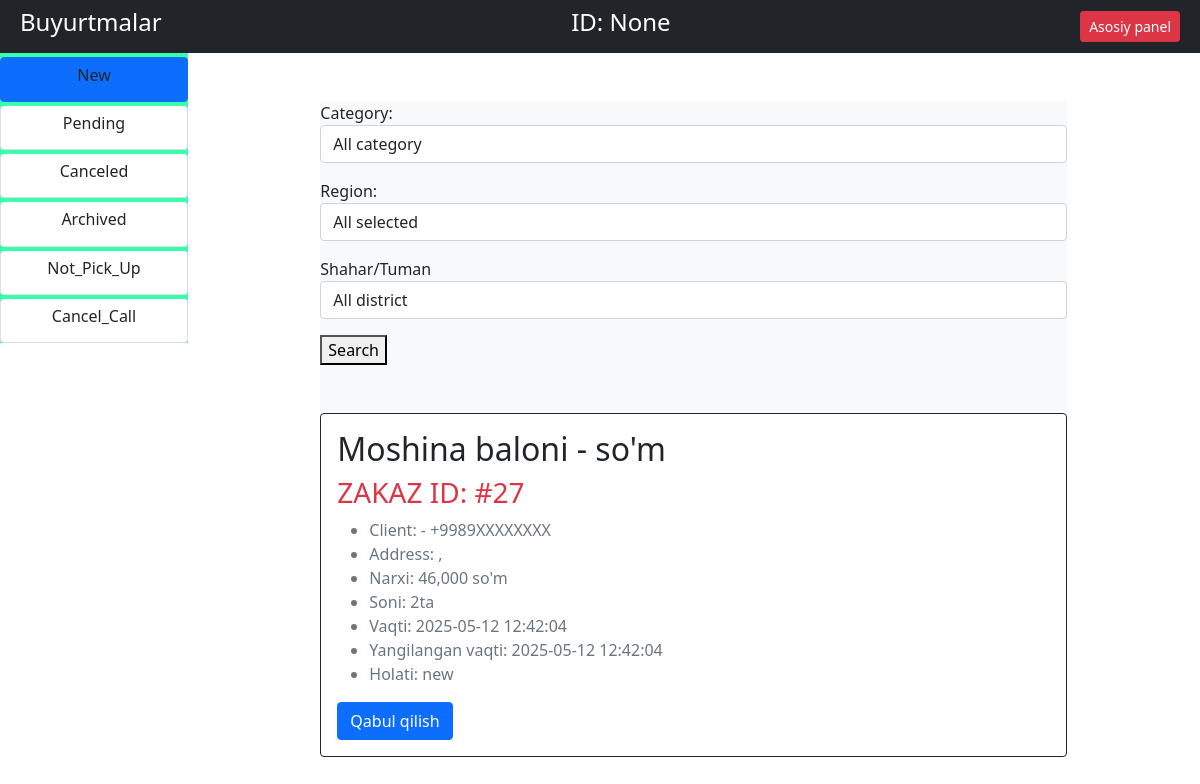
Page /operator/ on the committed database.
### apps/models.py (models this page shows, shortened)
class Order(Model):
    class StatusType(TextChoices):
        NEW = "new", "New"
        PENDING = "pending","Pending"
        COMPLETED = "completed","Completed"
        CANCELED = "canceled","Canceled"
        READY_TO_ORDER = "ready_to_order","Ready To Order"
        DELIVERING = "delivering","Delivering"
        ARCHIVED = "archived","Archived"
        DELIVERED = "delivered","Delivered"
        NOT_PICK_UP = "not_pick_up","Not pick up"
        CANCEL_CALL = "cancel_call","Cancel_call"
        CONFIRMED = "confirmed","Confirmed"
    full_name = CharField(max_length=200)
    owner = ForeignKey("apps.User",on_delete=SET_NULL,null=True,blank=True,related_name="orders")
    phone_number = CharField(max_length=20)
    ordered_at = DateTimeField(auto_now_add=True)
    threed = ForeignKey("apps.Thread",on_delete=SET_NULL,null=True,blank=True,related_name="orders")
    product = ForeignKey("apps.Product",on_delete=CASCADE ,null=True ,blank=True,related_name="thread_order")
    district = ForeignKey("apps.District",on_delete=SET_NULL,related_name="district",null=True,blank=True)
    quantity = IntegerField(default=1)
    status = CharField(max_length=15,choices=StatusType,default=StatusType.NEW)
    update_at = DateTimeField(auto_now=True)
    comment_operator = CharField(max_length=255,null=True,blank=True)
    send_order = DateTimeField(null=True,blank=True)
    operator = CharField(max_length=255,null=True,blank=True)
    deliver = CharField(max_length=255,null=True,blank=True)
    total_amount = CharField(max_length=255,blank=True,null=True)
    price  = IntegerField()

class BaseSlugModel(Model):
    name = CharField(max_length=255)
    slug = SlugField(max_length=255,unique=True, blank=True, null=True)
    class Meta:
        abstract = True

class Product(BaseSlugModel):
    description = RichTextUploadingField()
    price = DecimalField(max_digits=10, decimal_places=2)
    image = ImageField(upload_to="images/")
    quantity =IntegerField(null=True,blank=True)
    category = ForeignKey("apps.Category",on_delete=CASCADE)
    telegram_url = CharField(max_length=255,null=True,blank=True)
    discount_price = DecimalField(max_digits=7,decimal_places=2,null=True,blank=True)
    discount = CharField(max_length=255,blank=True,null=True)

### apps/views/operator.py (the view, shortened to what this page needs)
class OperatorListView(TemplateView):
    template_name = "operator/operator-page.html"
    def get_context_data(self, **kwargs):
        status = self.request.GET.get("status")
        data = super().get_context_data(**kwargs)
        category_id = self.request.POST.get("category_id")
        district_id = self.request.POST.get("district_id")
        data["categories"] = Category.objects.all()
        data["regions"] = Region.objects.all()
        data["status"] = Order.StatusType
        op_id = self.request.user.id
        orders = Order.objects.filter(status=Order.StatusType.NEW)
        if status=="new":
            orders = Order.objects.filter(status=status)
        if status and status!="new":
            orders = Order.objects.filter(Q(status=status) & Q(operator=op_id))
        if category_id:
            orders = Order.objects.filter(product__category__id=category_id)
        if district_id:
            orders = Order.objects.filter(district__id = district_id)
        data["orders"] = orders
        return data

### templates/operator/operator-page.html (shortened to what this page needs)
{% load static %}
{% load humanize %}
<!DOCTYPE html>
<html lang="en">
<head>
    <link rel="stylesheet" href="{% static 'apps/bootstrap/css/bootstrap.css' %}">
    <link rel="stylesheet" href="{% static 'apps/font-awesome-4.7.0/css/font-awesome.min.css' %}">
    <link href="https://unpkg.com/multiple-select@1.5.2/dist/multiple-select.min.css" rel="stylesheet">
</head>
<body>
<div>
    <nav class="navbar navbar-dark bg-dark text-white" style="height: 10%;">
        <h4><div style="margin-left: 20px;">Buyurtmalar</div></h4>
        <h4>ID: {{ request.user.id }} </h4>
        <a href="{% url 'home' %}" class="btn btn-danger btn-sm" style="margin-right: 20px;">Asosiy panel</a>
    </nav>
    <div class="row">
        <div class="col-md-2 h-70 text-center" style="background-color: #38ffae; padding-right: 0; position:absolute;">
            <div class="list-group text-light w-100 h-100">
                {% for s in status %}
                    {% if s == "new" or  s == "pending" or s == "canceled" or s == "archived" or s == "not_pick_up" or s == "cancel_call"%}
                    	 <a href="{% url 'operator' %}?status={{ s }}"
                           class="btn btn-primary list-group-item text-dark mt-1 {% if not request.GET.status and s == "new" %} active {% elif request.GET.status == s %} active {% else %} {% endif %}">
                            <h6>{{ s|title }}</h6>
                         </a>
                    {% endif %}
                {% endfor %}
            </div>
        </div>
        <div class="col-md-10" style="margin-left: 16%;">
            <div class="bg-light w-75 m-auto mt-5">
                <form action="{% url "operator" %}?status={{ request.GET.status }}" method="post">
                    <p>
                        <label for="id_category">Category:</label>
                         <select name="category_id" class="form-control">
                            <option value="">All category</option>
                        </select>
                    </p>
                    <p>
                        <label for="id_region">Region:</label>
                        <select class="form-control" id="id_region">
                            <option value="">All selected</option>
                        </select>
                    <p>
                        Shahar/Tuman
                        <select class="form-control" id="id_district" name="district_id">
                         <option value="">All district</option>
                        </select>
                    </p>
                    <button type="submit">Search</button>
                </form>
                {% for order in orders %}
                    <div class="card border-dark mt-5">
                        <div class="card-body">
                            <h2 class="card-title">{{ order.product.name }}
                                - {{ order.discount_price|floatformat:0|intcomma }} so'm</h2>
                            <h3 class="card-title text-danger">ZAKAZ ID: #{{ order.id }}</h3>
                            <ul class="text-muted">
                                <li class="">Client: {{ order.name }} - +9989XXXXXXXX</li>
                                <li class="">Address: {{ order.district.region.name }} , {{ order.district.name }}</li>
                                <li class="">
                                    Narxi: {{ order.price|floatformat:0|intcomma }} so'm
                                </li>
                                <li class="">Soni: {{ order.quantity }}ta</li>
                                <li class="">Vaqti: {{ order.ordered_at|date:'Y-m-d H:i:s' }}</li>
                                <li class="">Yangilangan vaqti: {{ order.update_at|date:'Y-m-d H:i:s' }}</li>
                                <li class="">Holati: {{ order.status }}</li>
                            </ul>
                            <a href="{% url "order-change" order.id %}" class="btn btn-primary"
                               style="float: left; margin-right: 10px;">
                                Qabul qilish
                            </a>
                        </div>
                    </div>
                {% endfor %}
            </div>
        </div>
    </div>
</div>
</body>
</html>

### templates/operator/operator-page.html (style rules this page uses)
select { width: 100%; }

### rows in the picture
Order: product.name "Moshina baloni", id "27", price "46,000", quantity "2", ordered_at "2025-05-12 12:42:04", update_at "2025-05-12 12:42:04", status "new"

### other values in the picture
{{ request.user.id }} "None"
{{ s|title }} "New" "Pending" "Canceled" "Archived" "Not_Pick_Up" "Cancel_Call"
